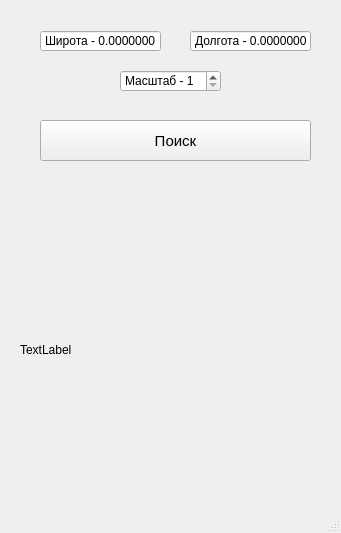
<?xml version="1.0" encoding="UTF-8"?>
<ui version="4.0">
 <class>MainWindow</class>
 <widget class="QMainWindow" name="MainWindow">
  <property name="geometry">
   <rect>
    <x>0</x>
    <y>0</y>
    <width>341</width>
    <height>533</height>
   </rect>
  </property>
  <property name="minimumSize">
   <size>
    <width>341</width>
    <height>533</height>
   </size>
  </property>
  <property name="maximumSize">
   <size>
    <width>341</width>
    <height>533</height>
   </size>
  </property>
  <property name="windowTitle">
   <string>Крутая карта</string>
  </property>
  <widget class="QWidget" name="centralwidget">
   <widget class="QDoubleSpinBox" name="width_1">
    <property name="geometry">
     <rect>
      <x>40</x>
      <y>30</y>
      <width>121</width>
      <height>22</height>
     </rect>
    </property>
    <property name="buttonSymbols">
     <enum>QAbstractSpinBox::NoButtons</enum>
    </property>
    <property name="prefix">
     <string>Широта - </string>
    </property>
    <property name="decimals">
     <number>7</number>
    </property>
    <property name="minimum">
     <double>-90.000000000000000</double>
    </property>
    <property name="maximum">
     <double>90.000000000000000</double>
    </property>
   </widget>
   <widget class="QDoubleSpinBox" name="long_2">
    <property name="geometry">
     <rect>
      <x>190</x>
      <y>30</y>
      <width>121</width>
      <height>22</height>
     </rect>
    </property>
    <property name="buttonSymbols">
     <enum>QAbstractSpinBox::NoButtons</enum>
    </property>
    <property name="prefix">
     <string>Долгота - </string>
    </property>
    <property name="decimals">
     <number>7</number>
    </property>
    <property name="minimum">
     <double>-180.000000000000000</double>
    </property>
    <property name="maximum">
     <double>180.000000000000000</double>
    </property>
   </widget>
   <widget class="QSpinBox" name="zoom">
    <property name="geometry">
     <rect>
      <x>120</x>
      <y>70</y>
      <width>101</width>
      <height>22</height>
     </rect>
    </property>
    <property name="prefix">
     <string>Масштаб - </string>
    </property>
    <property name="minimum">
     <number>1</number>
    </property>
    <property name="maximum">
     <number>18</number>
    </property>
   </widget>
   <widget class="QPushButton" name="search">
    <property name="geometry">
     <rect>
      <x>40</x>
      <y>120</y>
      <width>271</width>
      <height>41</height>
     </rect>
    </property>
    <property name="font">
     <font>
      <pointsize>11</pointsize>
     </font>
    </property>
    <property name="text">
     <string>Поиск</string>
    </property>
    <property name="icon">
     <iconset>
      <normaloff>lupa-removebg-preview.png</normaloff>lupa-removebg-preview.png</iconset>
    </property>
   </widget>
   <widget class="QLabel" name="map">
    <property name="geometry">
     <rect>
      <x>20</x>
      <y>200</y>
      <width>300</width>
      <height>300</height>
     </rect>
    </property>
    <property name="text">
     <string>TextLabel</string>
    </property>
   </widget>
  </widget>
  <widget class="QStatusBar" name="statusbar"/>
 </widget>
 <resources/>
 <connections/>
</ui>
